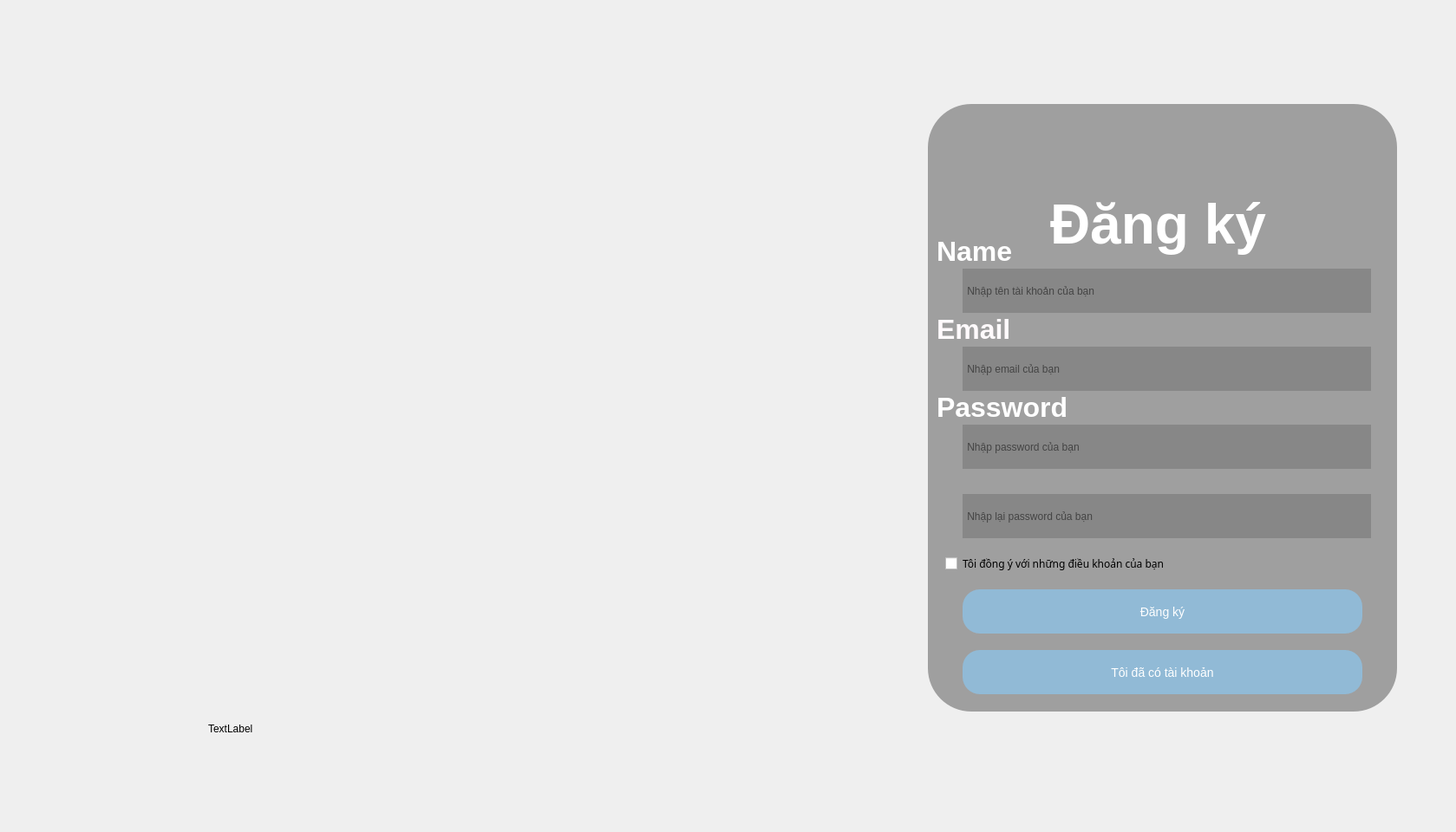
<?xml version="1.0" encoding="UTF-8"?>
<ui version="4.0">
 <class>MainWindow</class>
 <widget class="QMainWindow" name="MainWindow">
  <property name="geometry">
   <rect>
    <x>0</x>
    <y>0</y>
    <width>1679</width>
    <height>960</height>
   </rect>
  </property>
  <property name="windowTitle">
   <string>MainWindow</string>
  </property>
  <widget class="QWidget" name="centralwidget">
   <widget class="QLabel" name="label_3">
    <property name="geometry">
     <rect>
      <x>0</x>
      <y>0</y>
      <width>1671</width>
      <height>991</height>
     </rect>
    </property>
    <property name="styleSheet">
     <string notr="true"/>
    </property>
    <property name="text">
     <string/>
    </property>
    <property name="pixmap">
     <pixmap>../image/Ảnh màn hình 2025-05-21 lúc 17.08.58.png</pixmap>
    </property>
    <property name="scaledContents">
     <bool>true</bool>
    </property>
   </widget>
   <widget class="QLabel" name="label">
    <property name="geometry">
     <rect>
      <x>270</x>
      <y>40</y>
      <width>191</width>
      <height>71</height>
     </rect>
    </property>
    <property name="text">
     <string/>
    </property>
    <property name="pixmap">
     <pixmap>../Ảnh màn hình 2025-02-11 lúc 19.43.58.png</pixmap>
    </property>
    <property name="scaledContents">
     <bool>true</bool>
    </property>
   </widget>
   <widget class="QWidget" name="widget_2" native="true">
    <property name="geometry">
     <rect>
      <x>1070</x>
      <y>120</y>
      <width>541</width>
      <height>701</height>
     </rect>
    </property>
    <property name="styleSheet">
     <string notr="true">background-color: rgba(125, 125, 125, 0.7);
border-radius:50px</string>
    </property>
    <widget class="QPushButton" name="btnRegister">
     <property name="geometry">
      <rect>
       <x>40</x>
       <y>560</y>
       <width>461</width>
       <height>51</height>
      </rect>
     </property>
     <property name="styleSheet">
      <string notr="true">QPushButton {
    background-color: rgba(143, 191, 224, 0.85); /* #8FBFE0 */
    color: rgba(255, 255, 255, 1);               /* Trắng */
    border-radius: 20px;
    padding: 6px 12px;
    font-size: 14px;
    border: none;
}

/* Nút bấm khi hover hoặc nhấn */
QPushButton:pressed {
    background-color: rgba(93, 145, 193, 0.95); /* #5D91C1 */
}</string>
     </property>
     <property name="text">
      <string>Đăng ký</string>
     </property>
    </widget>
    <widget class="QPushButton" name="btnLoo">
     <property name="geometry">
      <rect>
       <x>40</x>
       <y>630</y>
       <width>461</width>
       <height>51</height>
      </rect>
     </property>
     <property name="styleSheet">
      <string notr="true">QPushButton {
    background-color: rgba(143, 191, 224, 0.85); /* #8FBFE0 */
    color: rgba(255, 255, 255, 1);               /* Trắng */
    border-radius: 20px;
    padding: 6px 12px;
    font-size: 14px;
    border: none;
}


QPushButton:pressed {
    background-color: rgba(93, 145, 193, 0.95); /* #5D91C1 */
}</string>
     </property>
     <property name="text">
      <string>Tôi đã có tài khoản</string>
     </property>
    </widget>
    <widget class="QLabel" name="label_10">
     <property name="geometry">
      <rect>
       <x>140</x>
       <y>100</y>
       <width>251</width>
       <height>81</height>
      </rect>
     </property>
     <property name="font">
      <font>
       <pointsize>36</pointsize>
       <weight>75</weight>
       <bold>true</bold>
      </font>
     </property>
     <property name="tabletTracking">
      <bool>false</bool>
     </property>
     <property name="toolTipDuration">
      <number>-4</number>
     </property>
     <property name="styleSheet">
      <string notr="true">background-color: none;
border:none;
color:rgba(255, 255, 255, 1);
font:bold;
</string>
     </property>
     <property name="text">
      <string>&lt;html&gt;&lt;head/&gt;&lt;body&gt;&lt;p align=&quot;center&quot;&gt;&lt;span style=&quot; font-size:48pt;&quot;&gt;Đăng ký&lt;/span&gt;&lt;/p&gt;&lt;/body&gt;&lt;/html&gt;</string>
     </property>
     <property name="scaledContents">
      <bool>true</bool>
     </property>
    </widget>
    <widget class="QLabel" name="label_4">
     <property name="geometry">
      <rect>
       <x>10</x>
       <y>240</y>
       <width>171</width>
       <height>41</height>
      </rect>
     </property>
     <property name="font">
      <font>
       <pointsize>24</pointsize>
      </font>
     </property>
     <property name="styleSheet">
      <string notr="true">background-color: none;</string>
     </property>
     <property name="text">
      <string>&lt;html&gt;&lt;head/&gt;&lt;body&gt;&lt;p&gt;&lt;span style=&quot; font-weight:600; color:#fffafc;&quot;&gt;Email&lt;/span&gt;&lt;/p&gt;&lt;/body&gt;&lt;/html&gt;</string>
     </property>
    </widget>
    <widget class="QLineEdit" name="txtEmail">
     <property name="geometry">
      <rect>
       <x>40</x>
       <y>280</y>
       <width>471</width>
       <height>51</height>
      </rect>
     </property>
     <property name="styleSheet">
      <string notr="true">background-color:rgba(255, 255, 255, 1);
border-radius: 10px;
padding-left:30px;
color:rgb(0, 0, 0);
border: rgb(0,0,0);
QLineEdit {
    color: gray;  /* Màu chữ khi nhập */
}
</string>
     </property>
     <property name="text">
      <string/>
     </property>
     <property name="echoMode">
      <enum>QLineEdit::PasswordEchoOnEdit</enum>
     </property>
     <property name="placeholderText">
      <string> Nhập email của bạn</string>
     </property>
    </widget>
    <widget class="QLabel" name="label_5">
     <property name="geometry">
      <rect>
       <x>10</x>
       <y>330</y>
       <width>171</width>
       <height>41</height>
      </rect>
     </property>
     <property name="font">
      <font>
       <pointsize>24</pointsize>
      </font>
     </property>
     <property name="styleSheet">
      <string notr="true">background-color: none;</string>
     </property>
     <property name="text">
      <string>&lt;html&gt;&lt;head/&gt;&lt;body&gt;&lt;p&gt;&lt;span style=&quot; font-weight:600; color:#ffffff;&quot;&gt;Password&lt;/span&gt;&lt;/p&gt;&lt;/body&gt;&lt;/html&gt;</string>
     </property>
    </widget>
    <widget class="QLineEdit" name="txtPassword">
     <property name="geometry">
      <rect>
       <x>40</x>
       <y>370</y>
       <width>471</width>
       <height>51</height>
      </rect>
     </property>
     <property name="styleSheet">
      <string notr="true">background-color:rgba(255, 255, 255, 1);
border-radius: 10px;
padding-left:30px;
color:rgb(0, 0, 0);
border: rgb(0,0,0);
QLineEdit {
    color: gray;  /* Màu chữ khi nhập */
}
</string>
     </property>
     <property name="text">
      <string/>
     </property>
     <property name="echoMode">
      <enum>QLineEdit::PasswordEchoOnEdit</enum>
     </property>
     <property name="placeholderText">
      <string> Nhập password của bạn</string>
     </property>
    </widget>
    <widget class="QCheckBox" name="checkBox">
     <property name="geometry">
      <rect>
       <x>20</x>
       <y>510</y>
       <width>431</width>
       <height>41</height>
      </rect>
     </property>
     <property name="font">
      <font>
       <family>Poppins</family>
       <pointsize>-1</pointsize>
      </font>
     </property>
     <property name="tabletTracking">
      <bool>true</bool>
     </property>
     <property name="contextMenuPolicy">
      <enum>Qt::ActionsContextMenu</enum>
     </property>
     <property name="styleSheet">
      <string notr="true">background-color:none;
 font-family: &quot;Poppins&quot;;  /* Chỉnh font thành Poppins */
    font-size: 12px;  /* Cỡ chữ 16px */;
color: rgb(0, 0, 0);</string>
     </property>
     <property name="text">
      <string>Tôi đồng ý với những điều khoản của bạn</string>
     </property>
     <property name="checked">
      <bool>false</bool>
     </property>
    </widget>
    <widget class="QLabel" name="label_7">
     <property name="geometry">
      <rect>
       <x>10</x>
       <y>150</y>
       <width>171</width>
       <height>41</height>
      </rect>
     </property>
     <property name="font">
      <font>
       <pointsize>24</pointsize>
      </font>
     </property>
     <property name="styleSheet">
      <string notr="true">background-color: none;</string>
     </property>
     <property name="text">
      <string>&lt;html&gt;&lt;head/&gt;&lt;body&gt;&lt;p&gt;&lt;span style=&quot; font-weight:600; color:#ffffff;&quot;&gt;Name&lt;/span&gt;&lt;/p&gt;&lt;/body&gt;&lt;/html&gt;</string>
     </property>
    </widget>
    <widget class="QLineEdit" name="txtName">
     <property name="geometry">
      <rect>
       <x>40</x>
       <y>190</y>
       <width>471</width>
       <height>51</height>
      </rect>
     </property>
     <property name="styleSheet">
      <string notr="true">background-color:rgba(255, 255, 255, 1);
border-radius: 10px;
padding-left:30px;
color:rgb(0, 0, 0);
border: rgb(0,0,0);
QLineEdit {
    color: gray;  /* Màu chữ khi nhập */
}
</string>
     </property>
     <property name="text">
      <string/>
     </property>
     <property name="echoMode">
      <enum>QLineEdit::PasswordEchoOnEdit</enum>
     </property>
     <property name="placeholderText">
      <string> Nhập tên tài khoản của bạn</string>
     </property>
    </widget>
    <widget class="QLabel" name="label_6">
     <property name="geometry">
      <rect>
       <x>30</x>
       <y>20</y>
       <width>471</width>
       <height>101</height>
      </rect>
     </property>
     <property name="font">
      <font>
       <pointsize>48</pointsize>
       <weight>75</weight>
       <bold>true</bold>
      </font>
     </property>
     <property name="tabletTracking">
      <bool>false</bool>
     </property>
     <property name="toolTipDuration">
      <number>-4</number>
     </property>
     <property name="styleSheet">
      <string notr="true">background-color: none;
border:none;
color:rgb(47, 47, 47);
</string>
     </property>
     <property name="text">
      <string/>
     </property>
     <property name="pixmap">
      <pixmap>../image/Ảnh màn hình 2025-05-21 lúc 20.07.52-Photoroom.png</pixmap>
     </property>
     <property name="scaledContents">
      <bool>true</bool>
     </property>
    </widget>
    <widget class="QLineEdit" name="txtPassword_2">
     <property name="geometry">
      <rect>
       <x>40</x>
       <y>450</y>
       <width>471</width>
       <height>51</height>
      </rect>
     </property>
     <property name="styleSheet">
      <string notr="true">background-color:rgba(255, 255, 255, 1);
border-radius: 10px;
padding-left:30px;
color:rgb(0, 0, 0);
border: rgb(0,0,0);
QLineEdit {
    color: gray;  /* Màu chữ khi nhập */
}
</string>
     </property>
     <property name="text">
      <string/>
     </property>
     <property name="echoMode">
      <enum>QLineEdit::PasswordEchoOnEdit</enum>
     </property>
     <property name="placeholderText">
      <string> Nhập lại password của bạn</string>
     </property>
    </widget>
   </widget>
   <widget class="QLabel" name="labelTitle">
    <property name="geometry">
     <rect>
      <x>240</x>
      <y>810</y>
      <width>511</width>
      <height>61</height>
     </rect>
    </property>
    <property name="text">
     <string>TextLabel</string>
    </property>
   </widget>
  </widget>
 </widget>
 <resources/>
 <connections/>
</ui>
